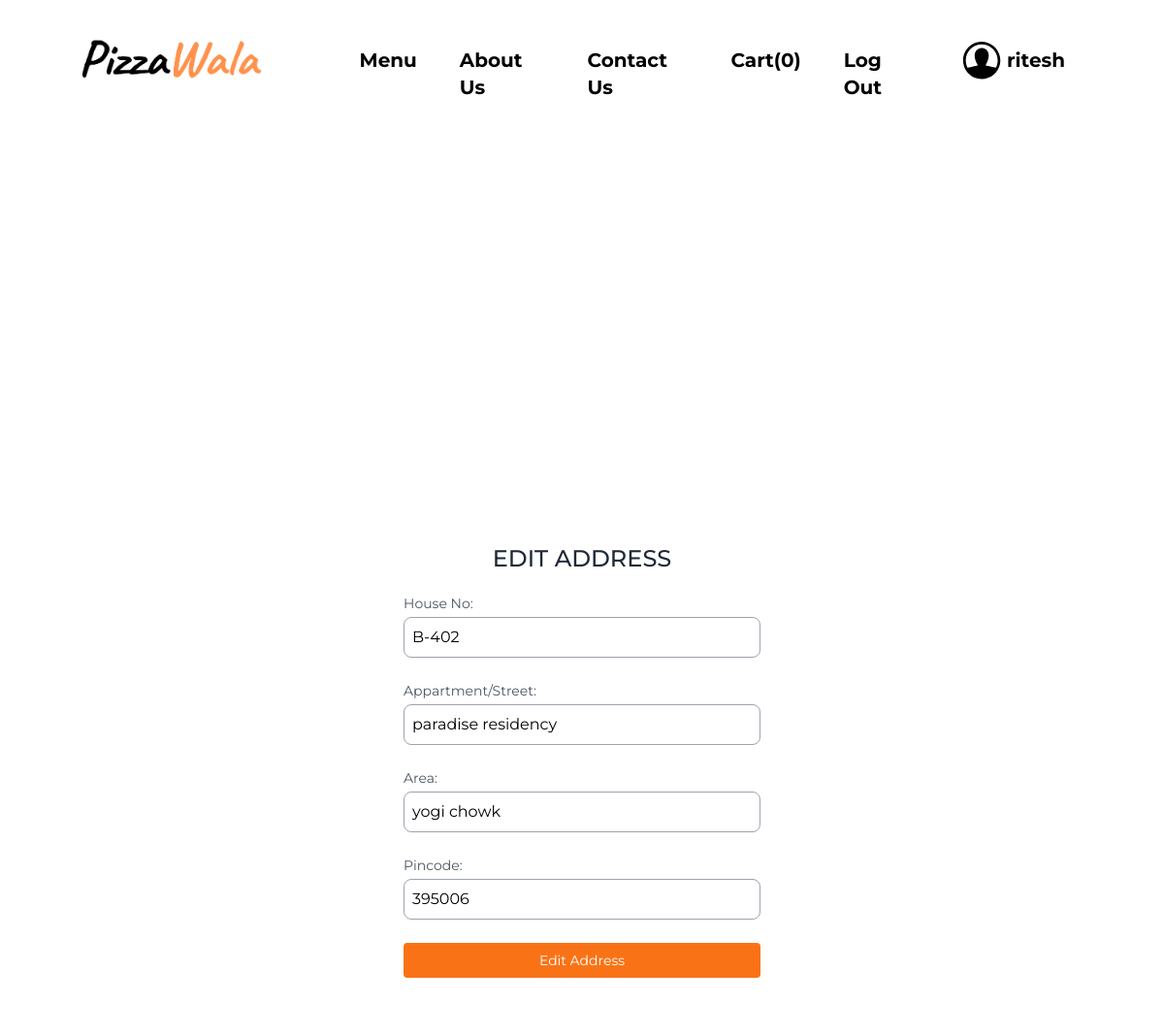
The page /edit_address.php?id=12 (signed in) on the database its author committed.
### tables this page shows
CREATE TABLE `addresstb` (
  `addressid` int(11) NOT NULL,
  `custid` int(11) NOT NULL,
  `houseno` varchar(10) NOT NULL,
  `apartment_street` varchar(100) NOT NULL,
  `area` varchar(50) NOT NULL,
  `pincode` int(11) NOT NULL
);

### edit_address.php (the view, shortened to what this page needs)
<?php
include_once 'dbconfig.php';
if($_SERVER['REQUEST_METHOD']=='GET')
{
    if(isset($_GET['id'])){
       if($_GET['id']!=='')
       {
        $add_id=$_GET['id'];
        $cust_id=$_SESSION['userId'];
        $old_addr=$con->query("SELECT * FROM addresstb where addressid=".$add_id." AND custid=".$cust_id);
        if($old_addr)
        {
             if($old_addr->num_rows==1)
             {
                $old=$old_addr->fetch_array();
                $old_pin = $old['pincode'];
                $old_area = $old['area'];
                $old_apartment = $old['apartment_street'];
                $old_houseno = $old['houseno'];
             }
             else{
                 echo "something went wrong!!";
             }
        }
        else{
            die("error while fetching address~");
        }
       }
       else{
        die("you must played with url!");
       }
    }
    else{
        die("something went wrong or you must played with url!");
    }
}
?>
<!DOCTYPE html>
<html lang="en">
<head>
    <script src="https://cdn.tailwindcss.com"></script>
    <link rel="stylesheet" href="./css/style.css">
</head>
<body>
    <?php require_once 'header.php' ?>
    <div class="min-h-screen flex flex-col items-center justify-center">
        <div class="flex flex-col bg-white px-4 sm:px-6 md:px-8 lg:px-10 py-8 rounded-md w-full max-w-md">
            <div class="font-medium self-center text-xl sm:text-2xl uppercase text-gray-800">
                Edit Address
            </div>
            <div class="mt-5">
                <form action="" method="POST">
                    <div class="flex flex-col mb-6">
                        <label for="houseno" class="mb-1 text-xs sm:text-sm text-gray-600">
                            House No:
                        </label>
                        <div class="relative">
                            <input id="houseno" type="text" name="houseno" value="<?php if (isset($old_houseno)) echo $old_houseno; ?>" class="text-sm sm:text-base placeholder-gray-500 pl-2 rounded-lg border border-gray-400 w-full py-2" placeholder="Enter House No" />
                        </div>
                    </div>
                    <div class="flex flex-col mb-6">
                        <label for="appartment_street" class="mb-1 text-xs sm:text-sm text-gray-600">
                            Appartment/Street:
                        </label>
                        <div class="relative">
                            <input id="appartment_street" type="text" name="appartment_street" value="<?php if (isset($old_apartment)) echo $old_apartment; ?>" class="text-sm sm:text-base placeholder-gray-500 pl-2 rounded-lg border border-gray-400 w-full py-2" placeholder="Enter Appartment/Street" />
                        </div>
                    </div>
                    <div class="flex flex-col mb-6">
                        <label for="area" class="mb-1 text-xs sm:text-sm text-gray-600">
                            Area:
                        </label>
                        <div class="relative">
                            <input id="area" type="text" name="area" value="<?php if (isset($old_area)) echo $old_area; ?>" class="text-sm sm:text-base placeholder-gray-500 pl-2 rounded-lg border border-gray-400 w-full py-2" placeholder="Enter Area" />
                        </div>
                    </div>
                    <div class="flex flex-col mb-6">
                        <label for="pincode" class="mb-1 text-xs sm:text-sm text-gray-600">
                            Pincode:
                        </label>
                        <div class="relative">
                            <input id="pincode" type="number" name="pincode" value="<?php if (isset($old_pin)) echo $old_pin; ?>" class="text-sm sm:text-base placeholder-gray-500 pl-2 rounded-lg border border-gray-400 w-full py-2" placeholder="Enter Pincode" />
                        </div>
                    </div>
                    <div class="flex w-full">
                        <input type="submit" name="btnsubmit" value="Edit Address" class="flex items-center justify-center text-white text-sm bg-orange-500 hover:scale-105 rounded py-2 w-full">
                    </div>
                </form>
            </div>
        </div>
    </div>
</body>
</html>

### css/style.css (style rules this page uses)
body { font-family: 'Montserrat'; scroll-behavior: smooth; }

### rows shown on the page
addresstb: houseno "B-402", appartment_street "paradise residency", area "yogi chowk", pincode "395006"

### other values the page prints
$cart_items "0"
strtok($_SESSION['userName'], " ") "ritesh"
